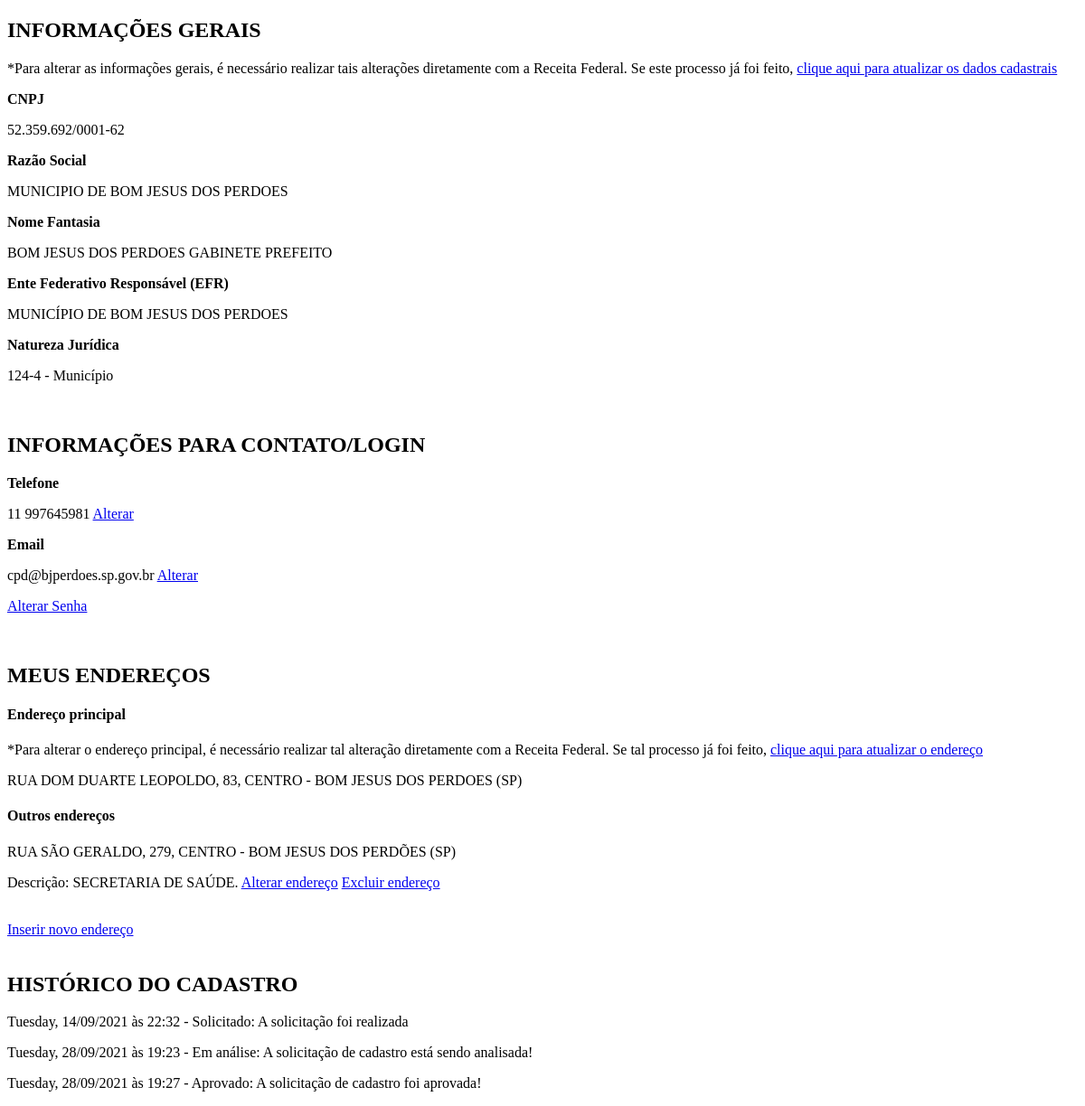
Page /src/Cadastro/Publico/Alteracoes/index.php (signed in) on the earlier database version.
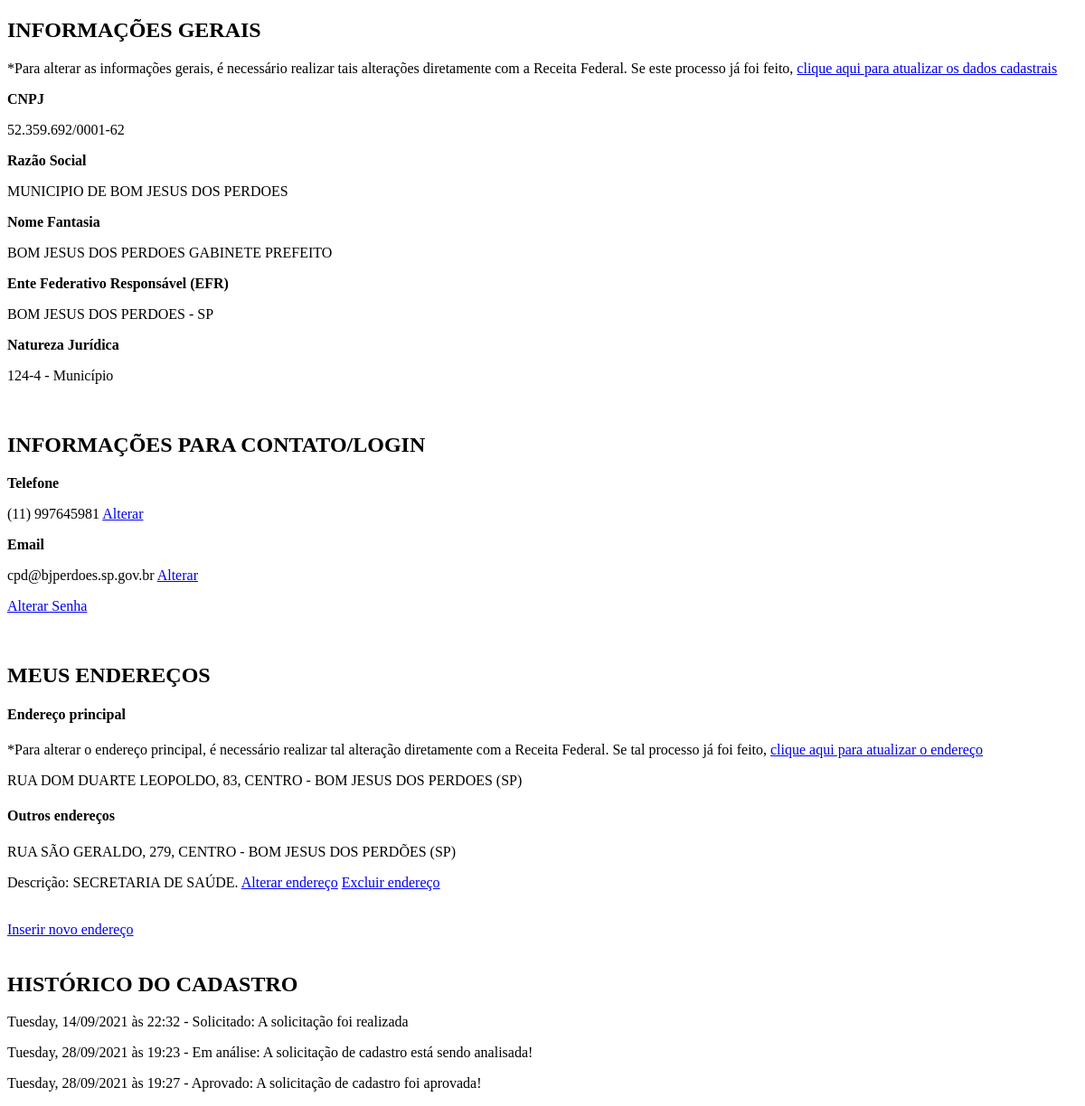
Same page on the later database version.
### tables this page shows
CREATE TABLE IF NOT EXISTS `instituicao_publica` (
  `cnpj` char(14) NOT NULL,
  `razao_social` varchar(150) DEFAULT NULL,
  `nome_fantasia` varchar(150) DEFAULT NULL,
  `efr` varchar(50) DEFAULT NULL,
  `email` varchar(40) DEFAULT NULL,
  `natureza` varchar(80) DEFAULT NULL,
  `telefone` varchar(30) DEFAULT NULL,
  `status_cadastro` int(11) DEFAULT NULL,
  PRIMARY KEY (`cnpj`),
  KEY `FK_instituicao_publica-status-cadastro` (`status_cadastro`),
  CONSTRAINT `FK_instituicao_publica-status-cadastro` FOREIGN KEY (`status_cadastro`) REFERENCES `status_cadastro` (`cod`)
);

CREATE TABLE IF NOT EXISTS `endereco_instituicao_publica` (
  `cod` int(11) NOT NULL AUTO_INCREMENT,
  `logradouro` varchar(100) DEFAULT NULL,
  `numero` varchar(10) DEFAULT NULL,
  `bairro` varchar(80) DEFAULT NULL,
  `cep` char(8) DEFAULT NULL,
  `cidade` varchar(50) DEFAULT NULL,
  `uf` char(2) DEFAULT NULL,
  `cnpj` char(14) DEFAULT NULL,
  `descricao` varchar(50) DEFAULT NULL,
  PRIMARY KEY (`cod`),
  KEY `FK_endereco_instituicao_publica-instituicao_publica` (`cnpj`),
  CONSTRAINT `FK_endereco_instituicao_publica-instituicao_publica` FOREIGN KEY (`cnpj`) REFERENCES `instituicao_publica` (`cnpj`)
);

CREATE TABLE IF NOT EXISTS `status_cadastro_hist` (
  `cod` int(11) NOT NULL AUTO_INCREMENT,
  `cnpj` char(14) DEFAULT NULL,
  `status` int(11) DEFAULT NULL,
  `data` datetime DEFAULT NULL,
  PRIMARY KEY (`cod`),
  KEY `FK_status_cadastro_hist-instituicao_publica` (`cnpj`),
  KEY `FK_status_cadastro_hist-status_cadastro` (`status`),
  CONSTRAINT `FK_status_cadastro_hist-instituicao_publica` FOREIGN KEY (`cnpj`) REFERENCES `instituicao_publica` (`cnpj`) ON DELETE NO ACTION ON UPDATE NO ACTION,
  CONSTRAINT `FK_status_cadastro_hist-status_cadastro` FOREIGN KEY (`status`) REFERENCES `status_cadastro` (`cod`) ON DELETE NO ACTION ON UPDATE NO ACTION
);

CREATE TABLE IF NOT EXISTS `status_cadastro` (
  `cod` int(11) NOT NULL AUTO_INCREMENT,
  `status` varchar(15) DEFAULT NULL,
  `descricao` varchar(50) DEFAULT NULL,
  PRIMARY KEY (`cod`)
);

### src/scripts/utils/converterPontuacaoCNPJ.php (called while the page is built)
<?php
function converterCNPJ($myCNPJ)
{
    $parte1 = substr($myCNPJ, 0, 2);
    $parte2 = substr($myCNPJ, 2, 3);
    $parte3 = substr($myCNPJ, 5, 3);
    $parte4 = substr($myCNPJ, 8, 4);
    $parte5 = substr($myCNPJ, 12, 4);
    $convertido = $parte1 . "." . $parte2 . "." . $parte3 . "/" . $parte4 . "-" . $parte5;
    return $convertido;
}

### src/Cadastro/Publico/Alteracoes/index.php (the view, shortened to what this page needs)
<?php
include_once "../../../scripts/validaLogin.php";
$connection  = require "../../../scripts/connectionClass.php";
require_once '../../../scripts/utils/converterPontuacaoCNPJ.php';
$myCnpj = $_SESSION['cnpj'];
$sqlDadosCadastro = "select * from instituicao_publica where cnpj = $myCnpj";
$sqlCadHist = "SELECT status_cadastro_hist.data, status_cadastro.descricao, status_cadastro.status
FROM status_cadastro_hist INNER JOIN status_cadastro ON status_cadastro_hist.status = status_cadastro.cod
WHERE cnpj = $myCnpj ORDER BY status_cadastro_hist.data ASC ";
$sql = "SELECT COUNT(cod) FROM endereco_instituicao_publica WHERE cnpj = " . $myCnpj . "";
foreach ($connection->query($sql) as $key => $value) {
    $nroEnderecos = $value["COUNT(cod)"];
}
$sql = "select * from endereco_instituicao_publica where cnpj = '" . $myCnpj . "' order by cod ASC limit 1";
$enderecoPrincipal = $connection->query($sql);
?>
<!DOCTYPE html>
<html lang="pt">
 <head>
</head>
    <body>
      <H2><b>INFORMAÇÕES GERAIS</b></H2>
      <p>*Para alterar as informações gerais, é necessário realizar tais alterações diretamente com a Receita Federal. Se este processo já foi feito,
        <a href="DadosCadastrais/atualizarDadosCadastrais.php">clique aqui para atualizar os dados cadastrais</a></p>
      <?php
        foreach ($connection->query($sqlDadosCadastro) as $key => $value) {
                echo '<p><b>CNPJ</b></p> <p>' .  converterCNPJ($value['cnpj']) . '</p>';
                echo '<p><b>Razão Social</b></p><p>' . $value['razao_social'] . '</p>';
                echo '<p><b>Nome Fantasia</b></p><p>' . $value['nome_fantasia'] . '</p>';
                echo '<p><b>Ente Federativo Responsável (EFR)</b></p><p>' . $value['efr'] . '</p>';
                echo '<p><b>Natureza Jurídica</b></p><p>' . $value['natureza'] . '</p>';
                $telefone = $value['telefone'];
                $email = $value['email'];
        }
        ?>
        <br><H2><b>INFORMAÇÕES PARA CONTATO/LOGIN</b></H2>
        <?php
        echo '<p><b>Telefone</b></p><p>' . $telefone . ' <a href="Telefone/alterarTelefone.php">Alterar</a></p>';
        echo '<p><b>Email</b></p><p>' . $email . ' <a href="Login/alterarLogin.php">Alterar</a></p>';
        ?>
      <p><a href="Login/alterarSenha.php">Alterar Senha</a></p>
    <br><h2><b>MEUS ENDEREÇOS</b></h2>
    <h4>Endereço principal</h4>
    <p>*Para alterar o endereço principal, é necessário realizar tal alteração diretamente com a Receita Federal. Se tal processo já foi feito,
        <a href="Endereco/atualizarEnderecoPrincipal.php">clique aqui para atualizar o endereço</a></p>
    <?php
    foreach ($enderecoPrincipal as $key => $value) {
        echo "<p>" . $value['logradouro'] . ", " . $value['numero'] . ", " . $value['bairro'] . " - " .  $value['cidade'] . " (" . $value['uf'] . ") </p>";
    }
    ?>
    <h4>Outros endereços</h4>
    <?php
    if ($nroEnderecos == 1) {
        echo "<p>Não há outros endereços!</p>";
    } else {
        $limit = $nroEnderecos - 1;
        $sql = "select * from endereco_instituicao_publica where cnpj = '" . $myCnpj . "' order by cod DESC LIMIT $limit";
        foreach ($connection->query($sql) as $key => $value) {
            echo "<p>" . $value['logradouro'] . ", " . $value['numero'] . ", " . $value['bairro'] . " - " .  $value['cidade'] . " (" . $value['uf'] . ") </p>";
            echo "<p>Descrição: " . $value['descricao'] . ". <a href='Endereco/alterarEndereco.php?cod=" . $value["cod"] . "'>Alterar endereço</a>
            <a href='Endereco/excluirEndereco.php?cod=" . $value["cod"] . "'>Excluir endereço</a></p><br>";
        }
    }
    ?>
    <a href="Endereco/inserirEndereco.php">Inserir novo endereço</a>
    <br><br><h2><b>HISTÓRICO DO CADASTRO</b></h2>
    <?php
    foreach ($connection->query($sqlCadHist) as $key => $value) {
        $dataStatusRaw = strtotime($value['data']);
        $dataStatus = strftime('%A, %d/%m/%Y', $dataStatusRaw);
        $horaStatus = strftime('%H:%M', $dataStatusRaw);
        echo '<p>' . $dataStatus . ' às ' . $horaStatus . ' - ' . $value['status'] . ': ' . $value['descricao'] . '</p>';
    }
    ?>
    </body>
</html>

Differences in the rows shown:
changed instituicao_publica "MUNICIPIO DE BOM JESUS DOS PERDOES": efr "MUNICÍPIO DE BOM JESUS DOS PERDOES" → "BOM JESUS DOS PERDOES - SP"; telefone "11 997645981" → "(11) 997645981"
